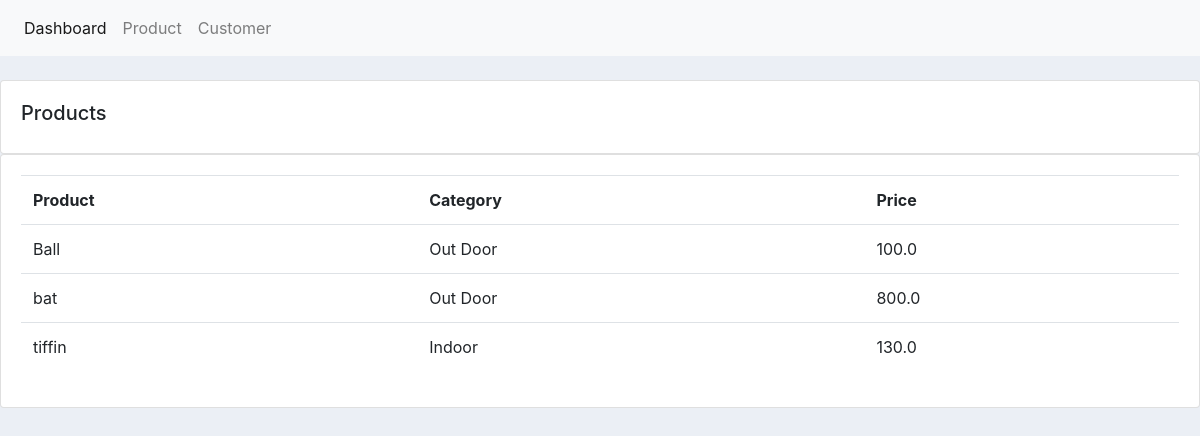
The app's page /product/ with its own data.
### crmapp/models.py (models this page shows, shortened)
class Product(models.Model):
	CATEGORY = (
			('Indoor', 'Indoor'),
			('Out Door', 'Out Door'),
			)
	name = models.CharField(max_length=200, null=True)
	price = models.FloatField(null=True)
	category = models.CharField(max_length=200, null=True, choices=CATEGORY)
	description = models.CharField(max_length=200, null=True, blank=True)
	date_created = models.DateTimeField(auto_now_add=True, null=True)
	tags = models.ManyToManyField(Tag)

### crmapp/views.py (the view)
# urls.py: path('product/',views.product,name='product'),
def product(request):
    products = Product.objects.all()
    return render(request,'crmapp/product.html',{'product':products})

### crmapp/templates/crmapp/product.html
{%  extends 'crmapp/base.html' %}
{% block content %}
		<br>
		<div class="row">
			<div class="col-md">
				<div class="card card-body">
					<h5>Products</h5>
				</div>
				<div class="card card-body">
					<table class="table">
						<tr>
							<th>Product</th>
							<th>Category</th>
							<th>Price</th>
                        </tr>
                        {% for pro in product %}
                        <tr>
							<td>{{pro.name}}</td>
							<td>{{pro.category}}</td>
							<td>{{pro.price}}</td>
                        </tr>
                        {% endfor %}
					</table>
				</div>
			</div>
		</div>
{% endblock content %}

### crmapp/static/css/blog.css (style rules this page uses)
body { background-color: #ebeff5; }

### records on screen
Product: name "Ball", category "Out Door", price "100.0"
Product: name "bat", category "Out Door", price "800.0"
Product: name "tiffin", category "Indoor", price "130.0"
